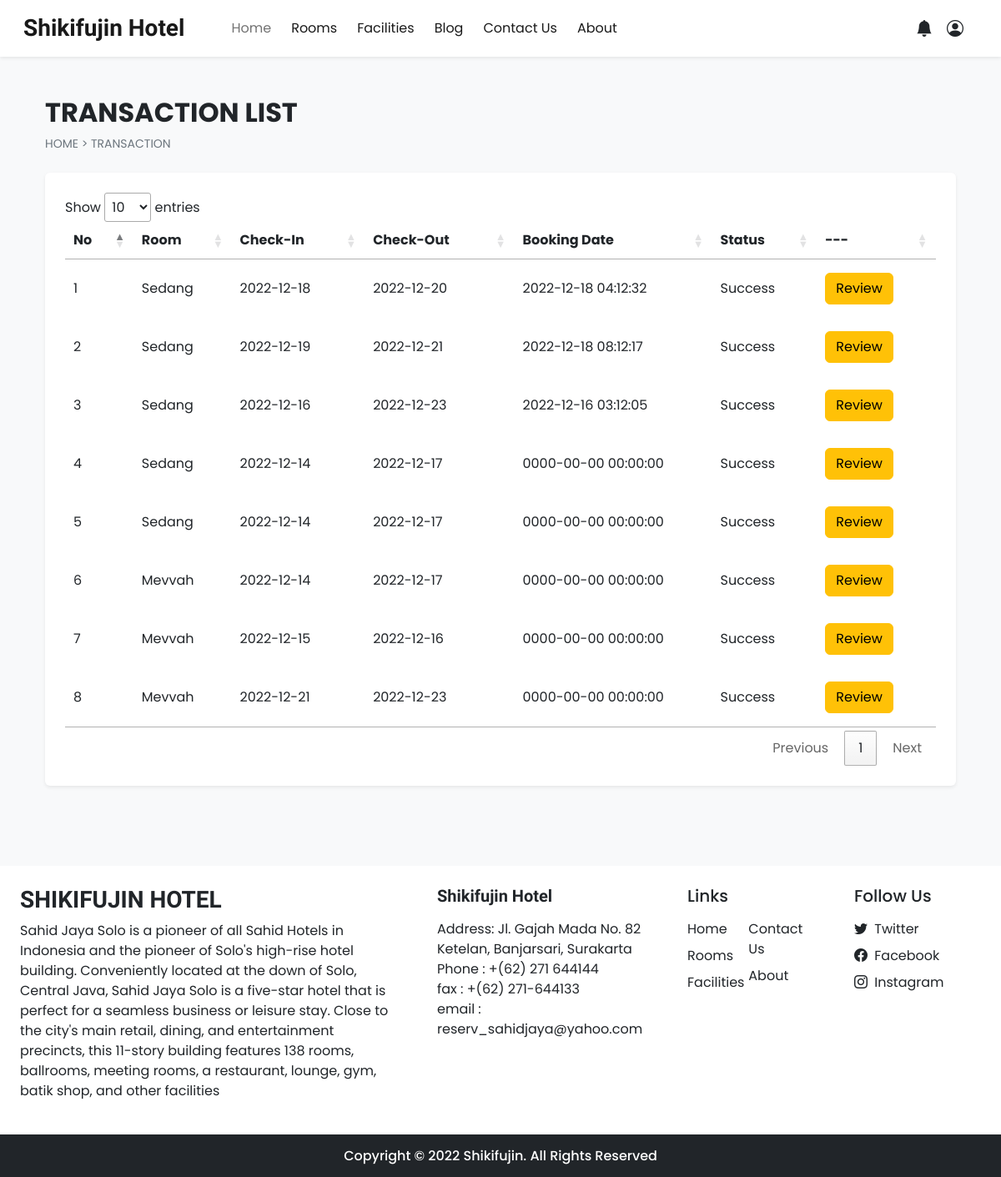
The page /view/transaction.php?id=55 (signed in) on the database its author committed.
### tables this page shows
CREATE TABLE `booking_room` (
  `booking_id` int NOT NULL,
  `user_id` int NOT NULL,
  `room_id` int NOT NULL,
  `adult` int NOT NULL,
  `kid` int NOT NULL,
  `check_in` date NOT NULL,
  `check_out` date NOT NULL,
  `total_price` int NOT NULL,
  `special_request` text NOT NULL,
  `booking_date` datetime NOT NULL,
  `status` varchar(50) NOT NULL DEFAULT 'Waiting for payment'
);

CREATE TABLE `room` (
  `room_id` int NOT NULL,
  `room_name` varchar(50) NOT NULL,
  `quantity` int NOT NULL,
  `adult` int NOT NULL,
  `child` int NOT NULL,
  `price` int NOT NULL,
  `feature` varchar(255) NOT NULL,
  `facilities` varchar(100) NOT NULL,
  `room_description` text NOT NULL,
  `room_photo` text NOT NULL
);

### view/transaction.php (the view, shortened to what this page needs)
<?php
$id = $_SESSION['user_id']; ?>
<!DOCTYPE html>
<html lang="en">
<head>
    <link rel="stylesheet" href="https://cdn.datatables.net/1.13.1/css/jquery.dataTables.min.css" rel="stylesheet">
    <?php require('../model/links.php'); ?>
    <link rel="stylesheet" href="https://cdnjs.cloudflare.com/ajax/libs/font-awesome/6.2.1/css/all.min.css"
 />
</head>
<body class="bg-light">
    <?php
    require('header.php');
    ?>
    <div class="container">
        <div class="row">
            <div class="col-12 my-5 mb-4 px-4">
                <h2 class="fw-bold">TRANSACTION LIST</h2>
                <div style="font-size: 14px;">
                    <a href="../index.php" class="text-secondary text-decoration-none">HOME</a>
                    <span class="text-secondary"> > </span>
                    <a href="#" class="text-secondary text-decoration-none">TRANSACTION</a>
                </div>
            </div>
            <div class="col-12 mb-5 px-4">
                <div class="bg-white p-3 p-md-4 rounded shadow-sm">
                    <table id="tabel-data" width="100%">
                        <thead>
                            <tr>
                                <th>No</th>
                                <th>Room</th>
                                <th>Check-In</th>
                                <th>Check-Out</th>
                                <th>Booking Date</th>
                                <th>Status</th>
                                <th>---</th>
                            </tr>
                        </thead>
                        <tbody>
                            <?php
                            $no = 1;
                            $result = mysqli_query($conn, "SELECT * FROM booking_room LEFT JOIN room ON booking_room.room_id = room.room_id WHERE user_id = $id ORDER BY booking_id DESC");
                            while ($item = mysqli_fetch_array($result)) {
                            ?>
                            <tr>
                                <td><?= $no++ ?></td>
                                <td><?= $item['room_name'] ?></td>
                                <td><?= $item['check_in'] ?></td>
                                <td><?= $item['check_out'] ?></td>
                                <td><?= $item['booking_date'] ?></td>
                                <td><?= $item['status'] ?></td>
                                <td>
                                    <?php
                                        if ($item['status'] == 'Waiting for payment') {
                                            echo "<a class='btn btn-warning my-2' href='payment.php?booking_id=" . $item['booking_id'] . "'>Pay</a>";
                                            echo "<a href='../model/cancel_booking.php?booking_id=".$item['booking_id']."' class='btn btn-danger ms-1 confirm'>Cancel</a>";
                                        } elseif ($item['status'] == 'Using room') {
                                            echo "Enjoy your room :)";
                                        } elseif ($item['status'] == 'Success') {
                                            echo "<a class='btn btn-warning my-2' href='review.php?booking_id=" . $item['booking_id'] . "'>Review</a>";
                                        }
                                        ?>
                                </td>
                            </tr>
                            <?php
                            }
                            ?>
                        </tbody>
                    </table>
                </div>
            </div>
        </div>
    </div>
    <?php
    require('footer.php');
    ?>
</body>
</html>

### CSS/common.css (style rules this page uses)
:root { --teal: #2ec1ac; --teal_hover: #279e8c; }
* { font-family: 'Poppins', sans-serif; }

### rows shown on the page
booking_room: room.room_name "Sedang", check_in "2022-12-18", check_out "2022-12-20", booking_date "2022-12-18 04:12:32", status "Success"
booking_room: room.room_name "Sedang", check_in "2022-12-19", check_out "2022-12-21", booking_date "2022-12-18 08:12:17", status "Success"
booking_room: room.room_name "Sedang", check_in "2022-12-16", check_out "2022-12-23", booking_date "2022-12-16 03:12:05", status "Success"
booking_room: room.room_name "Sedang", check_in "2022-12-14", check_out "2022-12-17", booking_date "0000-00-00 00:00:00", status "Success"
booking_room: room.room_name "Sedang", check_in "2022-12-14", check_out "2022-12-17", booking_date "0000-00-00 00:00:00", status "Success"
booking_room: room.room_name "Mevvah", check_in "2022-12-14", check_out "2022-12-17", booking_date "0000-00-00 00:00:00", status "Success"
booking_room: room.room_name "Mevvah", check_in "2022-12-15", check_out "2022-12-16", booking_date "0000-00-00 00:00:00", status "Success"
booking_room: room.room_name "Mevvah", check_in "2022-12-21", check_out "2022-12-23", booking_date "0000-00-00 00:00:00", status "Success"
